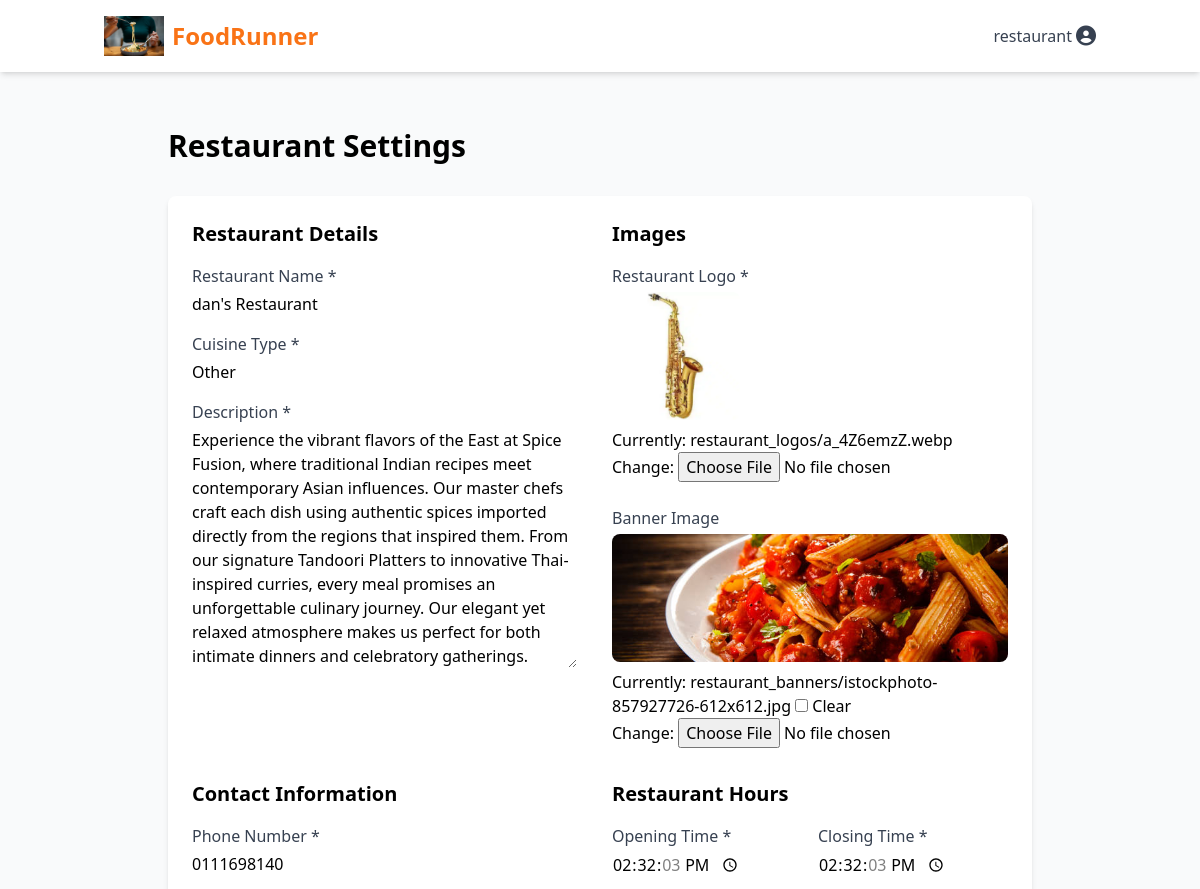
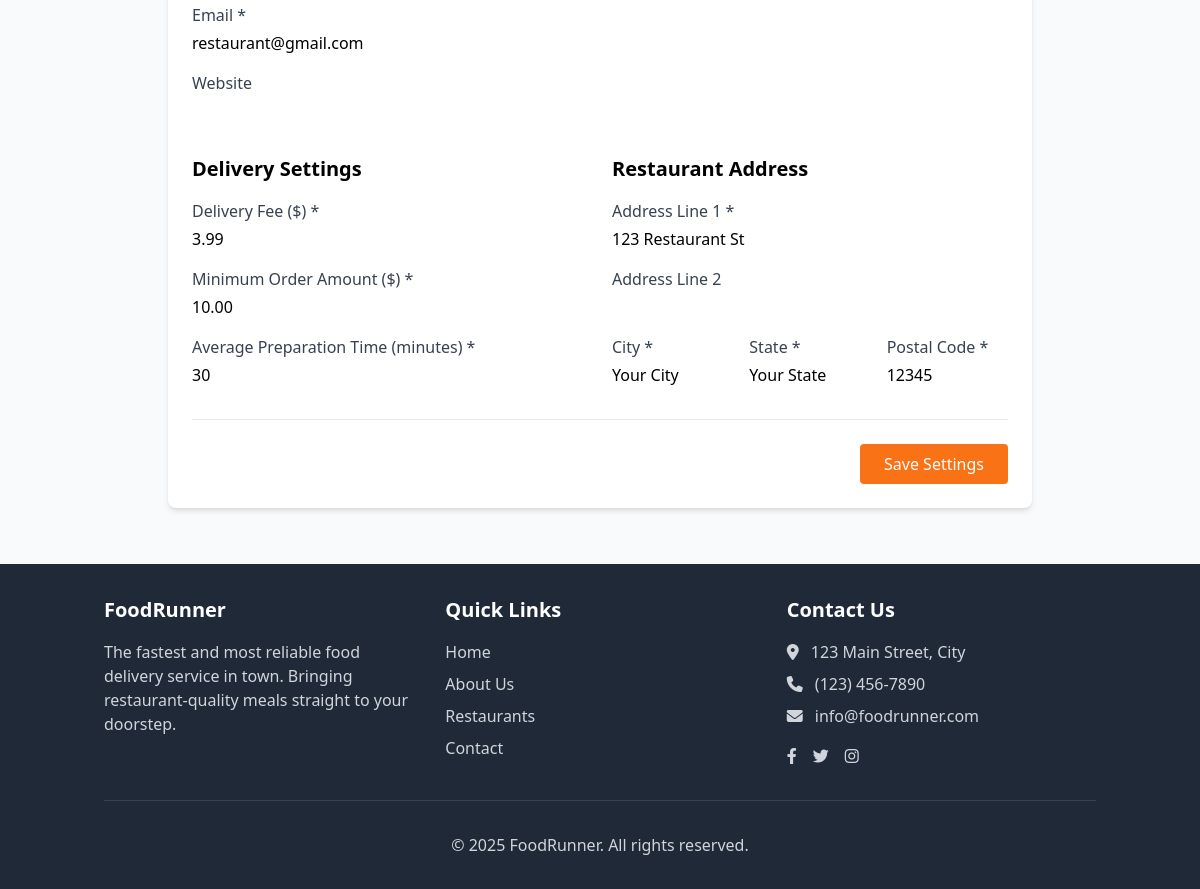
Page /restaurant/settings/ (signed in) on the committed database (2 pictures, top to bottom).
### core/models.py (models this page shows, shortened)
class User(AbstractUser):
    USER_TYPE_CHOICES = (
        ('customer', 'Customer'),
        ('restaurant', 'Restaurant Manager'),
        ('delivery', 'Delivery Person'),
        ('admin', 'Administrator'),
    )
    user_type = models.CharField(
        max_length=20,
        choices=USER_TYPE_CHOICES,
        default='customer'
    )
    phone_number = models.CharField(max_length=15, blank=True)
    profile_picture = models.ImageField(upload_to='profile_pics/', blank=True, null=True)

class Address(models.Model):
    user = models.ForeignKey(User, on_delete=models.CASCADE, related_name='addresses')
    address_line1 = models.CharField(max_length=100)
    address_line2 = models.CharField(max_length=100, blank=True)
    city = models.CharField(max_length=50)
    state = models.CharField(max_length=50)
    postal_code = models.CharField(max_length=10)
    is_default = models.BooleanField(default=False)
    class Meta:
        verbose_name_plural = "Addresses"

### restaurants/models.py (models this page shows, shortened)
class Restaurant(models.Model):
    manager = models.OneToOneField(settings.AUTH_USER_MODEL, on_delete=models.CASCADE)
    name = models.CharField(max_length=100)
    description = models.TextField()
    logo = models.ImageField(upload_to='restaurant_logos/')
    banner_image = models.ImageField(upload_to='restaurant_banners/', blank=True, null=True)
    address = models.OneToOneField(Address, on_delete=models.CASCADE)
    cuisine_type = models.CharField(max_length=50)
    phone = models.CharField(max_length=15)
    email = models.EmailField()
    website = models.URLField(blank=True, null=True)
    is_active = models.BooleanField(default=True)
    average_rating = models.DecimalField(max_digits=3, decimal_places=2, default=0.0)
    delivery_fee = models.DecimalField(max_digits=5, decimal_places=2, default=0.0)
    min_order_amount = models.DecimalField(max_digits=6, decimal_places=2, default=0.0)
    preparation_time = models.PositiveIntegerField(default=30, help_text='Average preparation time in minutes')
    opening_time = models.TimeField()
    closing_time = models.TimeField()
    created_at = models.DateTimeField(auto_now_add=True)
    updated_at = models.DateTimeField(auto_now=True)

### restaurants/views.py (the view)
# urls.py: path('settings/', views.restaurant_settings, name='settings'),
@login_required
@restaurant_required
def restaurant_settings(request):
    restaurant = get_object_or_404(Restaurant, manager=request.user)
    if request.method == 'POST':
        form = RestaurantForm(request.POST, request.FILES, instance=restaurant)
        if form.is_valid():
            form.save()
            messages.success(request, "Restaurant settings updated successfully.")
            return redirect('restaurants:dashboard')
    else:
        form = RestaurantForm(instance=restaurant)
    context = {
        'form': form,
        'restaurant': restaurant,
    }
    return render(request, 'restaurants/settings.html', context)

### restaurants/templates/restaurants/settings.html (shortened to what this page needs)
{% extends 'base.html' %}
{% load static %}
{% block content %}
<div class="max-w-4xl mx-auto px-4 py-8">
    <h1 class="text-3xl font-bold mb-8">Restaurant Settings</h1>
    <div class="bg-white rounded-lg shadow-md overflow-hidden">
        <form method="post" enctype="multipart/form-data" class="p-6">
            <div class="grid grid-cols-1 md:grid-cols-2 gap-6 mb-8">
                <div>
                    <h2 class="text-xl font-semibold mb-4">Restaurant Details</h2>
                    <div class="space-y-4">
                        <div>
                            <label for="{{ form.name.id_for_label }}" class="block text-gray-700 font-medium mb-1">
                                Restaurant Name *
                            </label>
                            {{ form.name }}
                        </div>
                        <div>
                            <label for="{{ form.cuisine_type.id_for_label }}" class="block text-gray-700 font-medium mb-1">
                                Cuisine Type *
                            </label>
                            {{ form.cuisine_type }}
                        </div>
                        <div>
                            <label for="{{ form.description.id_for_label }}" class="block text-gray-700 font-medium mb-1">
                                Description *
                            </label>
                            {{ form.description }}
                        </div>
                    </div>
                </div>
                <div>
                    <h2 class="text-xl font-semibold mb-4">Images</h2>
                    <div class="space-y-6">
                        <div>
                            <label for="{{ form.logo.id_for_label }}" class="block text-gray-700 font-medium mb-1">
                                Restaurant Logo *
                            </label>
                            {% if restaurant.logo %}
                                <div class="mb-2">
                                    <img src="{{ restaurant.logo.url }}" alt="{{ restaurant.name }} Logo" class="w-32 h-32 object-cover rounded-lg">
                                </div>
                            {% endif %}
                            {{ form.logo }}
                        </div>
                        <div>
                            <label for="{{ form.banner_image.id_for_label }}" class="block text-gray-700 font-medium mb-1">
                                Banner Image
                            </label>
                            {% if restaurant.banner_image %}
                                <div class="mb-2">
                                    <img src="{{ restaurant.banner_image.url }}" alt="{{ restaurant.name }} Banner" class="w-full h-32 object-cover rounded-lg">
                                </div>
                            {% endif %}
                            {{ form.banner_image }}
                        </div>
                    </div>
                </div>
            </div>
            <div class="grid grid-cols-1 md:grid-cols-2 gap-6 mb-8">
                <div>
                    <h2 class="text-xl font-semibold mb-4">Contact Information</h2>
                    <div class="space-y-4">
                        <div>
                            <label for="{{ form.phone.id_for_label }}" class="block text-gray-700 font-medium mb-1">
                                Phone Number *
                            </label>
                            {{ form.phone }}
                        </div>
                        <div>
                            <label for="{{ form.email.id_for_label }}" class="block text-gray-700 font-medium mb-1">
                                Email *
                            </label>
                            {{ form.email }}
                        </div>
                        <div>
                            <label for="{{ form.website.id_for_label }}" class="block text-gray-700 font-medium mb-1">
                                Website
                            </label>
                            {{ form.website }}
                        </div>
                    </div>
                </div>
                <div>
                    <h2 class="text-xl font-semibold mb-4">Restaurant Hours</h2>
                    <div class="grid grid-cols-2 gap-4">
                        <div>
                            <label for="{{ form.opening_time.id_for_label }}" class="block text-gray-700 font-medium mb-1">
                                Opening Time *
                            </label>
                            {{ form.opening_time }}
                        </div>
                        <div>
                            <label for="{{ form.closing_time.id_for_label }}" class="block text-gray-700 font-medium mb-1">
                                Closing Time *
                            </label>
                            {{ form.closing_time }}
                        </div>
                    </div>
                </div>
            </div>
            <div class="grid grid-cols-1 md:grid-cols-2 gap-6 mb-8">
                <div>
                    <h2 class="text-xl font-semibold mb-4">Delivery Settings</h2>
                    <div class="space-y-4">
                        <div>
                            <label for="{{ form.delivery_fee.id_for_label }}" class="block text-gray-700 font-medium mb-1">
                                Delivery Fee ($) *
                            </label>
                            {{ form.delivery_fee }}
                        </div>
                        <div>
                            <label for="{{ form.min_order_amount.id_for_label }}" class="block text-gray-700 font-medium mb-1">
                                Minimum Order Amount ($) *
                            </label>
                            {{ form.min_order_amount }}
                        </div>
                        <div>
                            <label for="{{ form.preparation_time.id_for_label }}" class="block text-gray-700 font-medium mb-1">
                                Average Preparation Time (minutes) *
                            </label>
                            {{ form.preparation_time }}
                        </div>
                    </div>
                </div>
                <div>
                    <h2 class="text-xl font-semibold mb-4">Restaurant Address</h2>
                    <div class="space-y-4">
                        <div>
                            <label for="{{ form.address_line1.id_for_label }}" class="block text-gray-700 font-medium mb-1">
                                Address Line 1 *
                            </label>
                            {{ form.address_line1 }}
                        </div>
                        <div>
                            <label for="{{ form.address_line2.id_for_label }}" class="block text-gray-700 font-medium mb-1">
                                Address Line 2
                            </label>
                            {{ form.address_line2 }}
                        </div>
                        <div class="grid grid-cols-3 gap-4">
                            <div>
                                <label for="{{ form.city.id_for_label }}" class="block text-gray-700 font-medium mb-1">
                                    City *
                                </label>
                                {{ form.city }}
                            </div>
                            <div>
                                <label for="{{ form.state.id_for_label }}" class="block text-gray-700 font-medium mb-1">
                                    State *
                                </label>
                                {{ form.state }}
                            </div>
                            <div>
                                <label for="{{ form.postal_code.id_for_label }}" class="block text-gray-700 font-medium mb-1">
                                    Postal Code *
                                </label>
                                {{ form.postal_code }}
                            </div>
                        </div>
                    </div>
                </div>
            </div>
            <div class="border-t border-gray-200 pt-6 flex justify-end">
                <button type="submit" class="bg-orange-500 text-white py-2 px-6 rounded hover:bg-orange-600 transition duration-200">
                    Save Settings
                </button>
            </div>
        </form>
    </div>
</div>
{% endblock %}

### core/templates/base.html (shortened to what this page needs)
<!DOCTYPE html>
<html lang="en">
<head>
    {% load static %}
    <script src="https://cdn.tailwindcss.com"></script>
    <link rel="stylesheet" href="https://cdnjs.cloudflare.com/ajax/libs/font-awesome/6.4.0/css/all.min.css">
</head>
<body class="bg-gray-50 min-h-screen flex flex-col">
    <header class="bg-white shadow-md">
        <nav class="container mx-auto px-4 py-4 flex justify-between items-center">
            <a href="{% url 'landing' %}" class="flex items-center">
                <img src="{% static 'images/logo.png' %}" alt="FoodRunner Logo" class="h-10 w-auto mr-2">
                <span class="text-2xl font-bold text-orange-500">FoodRunner</span>
            </a>
            <div class="flex items-center space-x-4">
                {% if user.is_authenticated %}
                    <div class="relative group">
                        <button class="flex items-center text-gray-700 hover:text-orange-500">
                            <span class="mr-1">{{ user.username }}</span>
                            <i class="fas fa-user-circle text-xl"></i>
                        </button>
                    </div>
                {% else %}
                    <a href="{% url 'login' %}" class="text-gray-700 hover:text-orange-500 font-semibold">Login</a>
                    <a href="{% url 'register' %}" class="bg-orange-500 text-white px-4 py-2 rounded-md hover:bg-orange-600 font-semibold">Sign Up</a>
                {% endif %}
            </div>
        </nav>
    </header>
    <main class="flex-grow container mx-auto px-4 py-6">
        {% block content %}{% endblock %}
    </main>
    <footer class="bg-gray-800 text-white py-8">
        <div class="container mx-auto px-4">
            <div class="grid grid-cols-1 md:grid-cols-3 gap-8">
                <div>
                    <h3 class="text-xl font-semibold mb-4">FoodRunner</h3>
                    <p class="text-gray-300">
                        The fastest and most reliable food delivery service in town. Bringing restaurant-quality meals straight to your doorstep.
                    </p>
                </div>
                <div>
                    <h3 class="text-xl font-semibold mb-4">Quick Links</h3>
                    <ul class="space-y-2">
                        <li><a href="{% url 'landing' %}" class="text-gray-300 hover:text-orange-400">Home</a></li>
                        <li><a href="#" class="text-gray-300 hover:text-orange-400">About Us</a></li>
                        <li><a href="#" class="text-gray-300 hover:text-orange-400">Restaurants</a></li>
                        <li><a href="#" class="text-gray-300 hover:text-orange-400">Contact</a></li>
                    </ul>
                </div>
                <div>
                    <h3 class="text-xl font-semibold mb-4">Contact Us</h3>
                    <p class="text-gray-300 mb-2">
                        <i class="fas fa-map-marker-alt mr-2"></i> 123 Main Street, City
                    </p>
                    <p class="text-gray-300 mb-2">
                        <i class="fas fa-phone mr-2"></i> (123) 456-7890
                    </p>
                    <p class="text-gray-300 mb-2">
                        <i class="fas fa-envelope mr-2"></i> info@foodrunner.com
                    </p>
                    <div class="flex space-x-4 mt-4">
                        <a href="#" class="text-gray-300 hover:text-orange-400"><i class="fab fa-facebook-f"></i></a>
                        <a href="#" class="text-gray-300 hover:text-orange-400"><i class="fab fa-twitter"></i></a>
                        <a href="#" class="text-gray-300 hover:text-orange-400"><i class="fab fa-instagram"></i></a>
                    </div>
                </div>
            </div>
            <div class="border-t border-gray-700 mt-8 pt-8 text-center text-gray-300">
                <p>&copy; 2025 FoodRunner. All rights reserved.</p>
            </div>
        </div>
    </footer>
</body>
</html>

### rows in the picture
User: username "restaurant"
Restaurant: name "dan's Restaurant", cuisine_type "Other", description "Experience the vibrant flavors of the East at Spice Fusion, where traditional Indian recipes meet contemporary Asian influences. Our master chefs craft each dish using authentic spices imported directly from the regions that inspired them. From our signature Tandoori Platters to innovative Thai-inspired curries, every meal promises an unforgettable culinary journey. Our elegant yet relaxed atmosphere makes us perfect for both intimate dinners and celebratory gatherings.", logo (picture), banner_image (picture), phone "0111698140", email "restaurant@gmail.com", opening_time "14:32:03", closing_time "14:32:03", delivery_fee "3.99", min_order_amount "10.00", preparation_time "30"
Address: address_line1 "123 Restaurant St", city "Your City", state "Your State", postal_code "12345"
